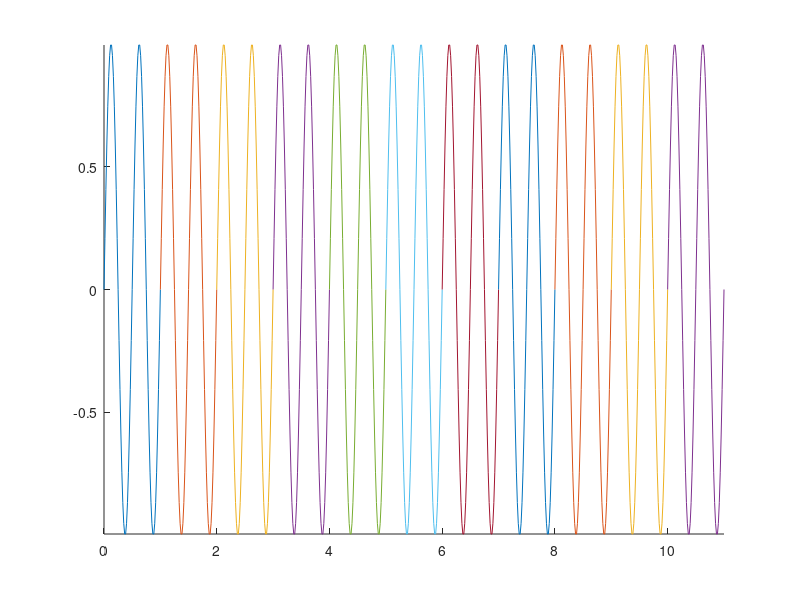
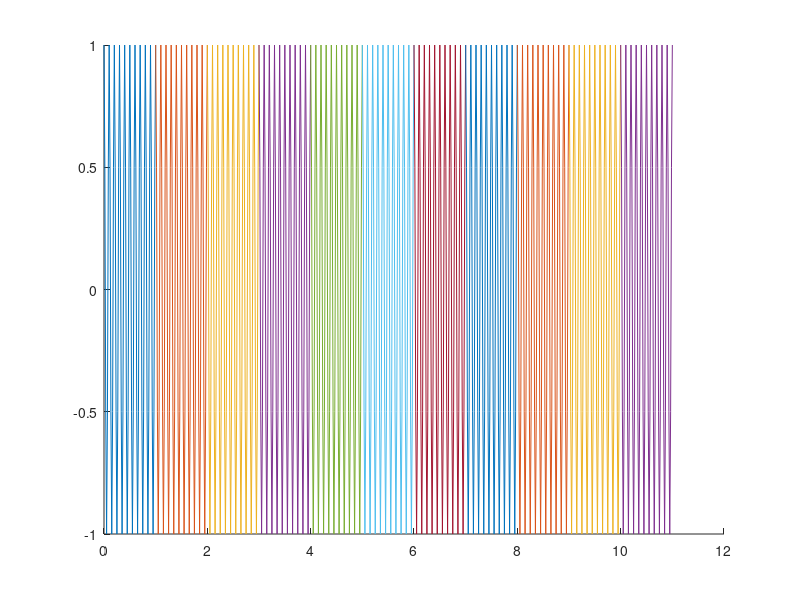
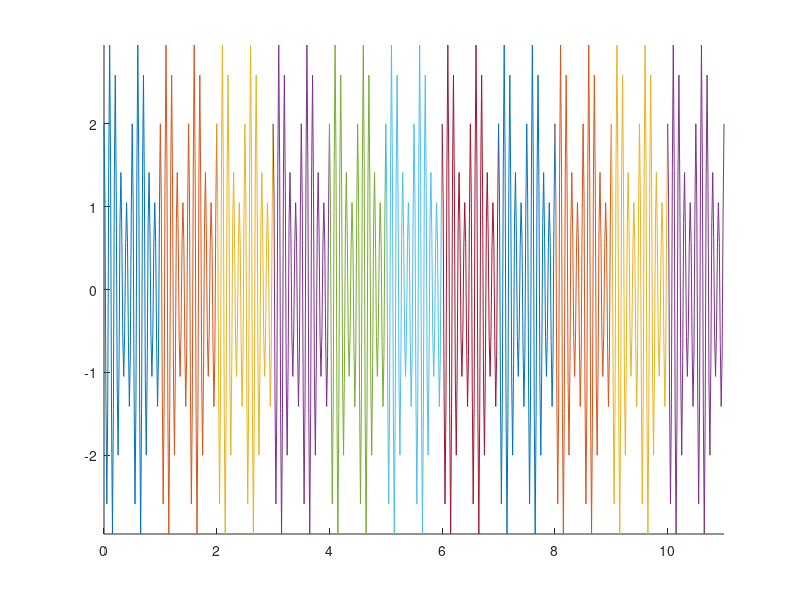
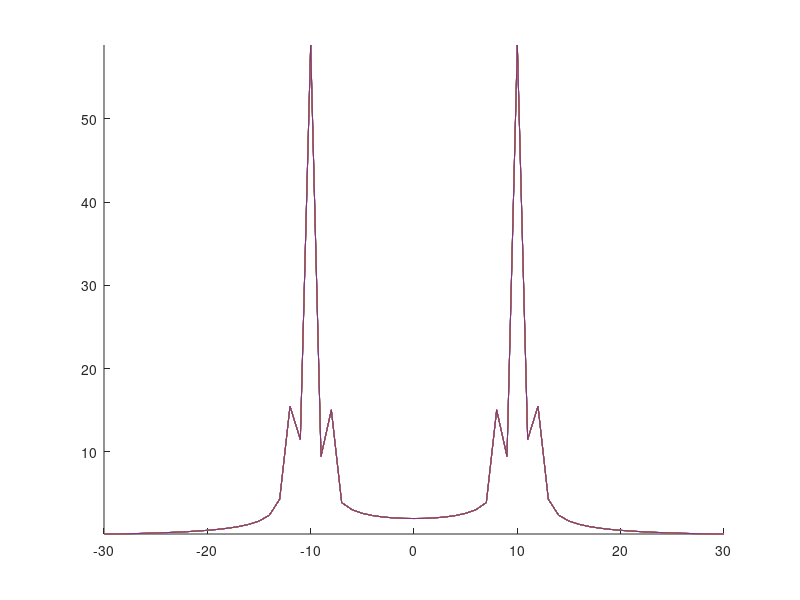

The MATLAB script that drew these images, in order:
clear all
close all

% Parameters
f_m = 2;  % Modulating signal frequency
f_c = 10; % Carrier signal frequency
fs = 5 * (f_c + f_m);  % Sampling frequency
ts = 1/fs;  % Sampling interval

% Loop over time intervals
for T = 0:1:10
    t = 0:ts:1;

    % Modulating signal
    m_t = sin(2 * f_m * pi * t);

    % Carrier signal
    c_t = cos(2 * f_c * pi * t);

    % Modulated signal
    A = 2;
    x_t = c_t .* (A + m_t);

    % Frequency domain representation
    X_f = fft(x_t);
    freq_axis = linspace(-fs/2, fs/2, length(X_f));

    % Plotting in real-time
    figure(1)
    hold all
    plot(t + T, m_t)
    axis([-inf inf -inf inf])  %adjusting the axes 
    figure(2)
    hold all
    plot(t + T, c_t)
    figure(3)
    hold all
    plot(t + T, x_t)
    axis([-inf inf -inf inf])
    figure(4)
    hold all
    plot(freq_axis, fftshift(abs(X_f)))
    axis([-inf inf -inf inf])

    % Pause for 1 second to observe each iteration
    pause(1)%%%%%%%%%%%%%%%%%%%%%%%%%%
end

% Keyboard command to keep figures open after the loop
keyboard
